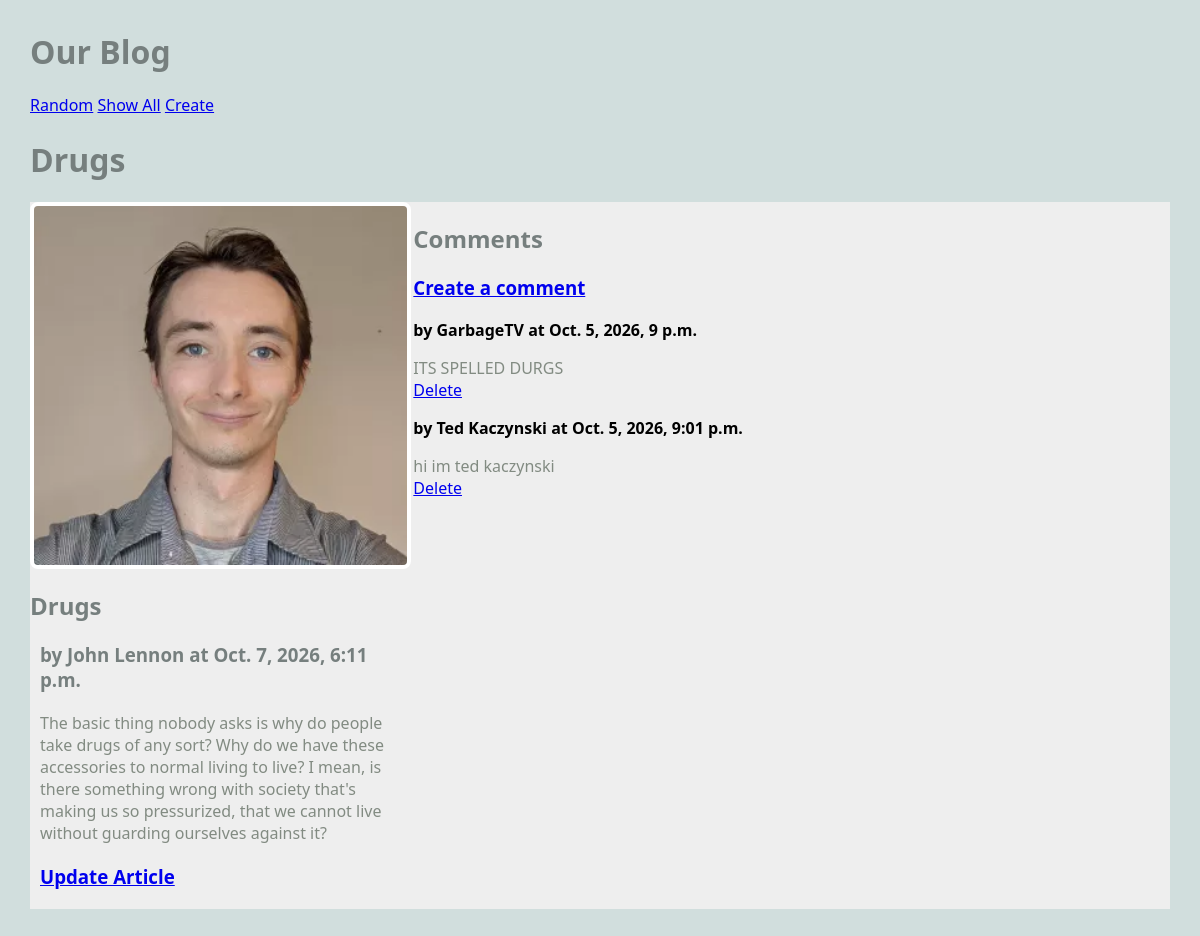
Screenshot of /blog/ with the database file from the repository.
### blog/models.py (models this page shows, shortened)
class Article(models.Model):
    title = models.TextField(blank=True)
    author = models.TextField(blank=True)
    text = models.TextField(blank=True)
    published = models.DateTimeField(auto_now=True)
    image_file = models.ImageField(blank=True)
    def get_all_comments(self):
        comments = Comment.objects.filter(article=self)
        return comments

class Comment(models.Model):
    article = models.ForeignKey(Article, on_delete=models.CASCADE)
    author = models.TextField(blank=False)
    text = models.TextField(blank=False)
    published = models.DateTimeField(auto_now=True)

### blog/views.py (the view)
# urls.py: path('', RandomArticleView.as_view(), name="random"),
class RandomArticleView(DetailView):
    model = Article
    template_name="blog/article.html"
    context_object_name = "article"
    def get_object(self):
        all_articles = Article.objects.all()
        article = random.choice(all_articles)
        return article

### blog/templates/blog/article.html
{% extends 'blog/base.html' %}
{% block content %}
<h1>{{article.title}}</h1>
<main class="grid-container">
    <article>
        {% if article.image_file %}
            <img src="{{article.image_file.url}}">
        {% else %}
            <h3>No image</h3>
        {% endif %}
        <div>
            <h2>{{article.title}}</h2>
            <h3>by {{article.author}} at {{article.published}}</h3>
            <p>{{article.text}}</p>
            <h3>
                <a href="{% url 'update_article' article.pk %}">Update Article</a>
            </h3>
        </div>
    </article>
    <div>
        <h2>Comments</h2>
        <h3>
            <a href="{% url 'create_comment' article.pk %}">Create a comment</a>
        </h3>
            {% for comment in article.get_all_comments %}
                <div>
                    <strong>by {{comment.author}} at {{comment.published}}</strong>
                    <p>
                        {{comment.text}}
                        <br>
                        <a href="{% url 'delete_comment' comment.pk %}">Delete</a>
                    </p>
                </div>
            {% endfor %}
    </div>
</main>
{% endblock %}

### static/blog/styles-blog.css (style rules this page uses)
body { margin: 30px; background: #d1dedd; font-family:'Segoe UI', Tahoma, Geneva, Verdana, sans-serif; }
h1, h2, h3 { color: #767f7e; }
p { color: #828b82; }
.grid-container { background: #eee; max-width: 900px; display: grid; grid-template-columns: repeat(3, 1fr); grid-gap: 10px; max-width: 1200px; margin: 20px auto; }
article img, article.featured img { width: 100%; border: 4px solid #fff; border-radius: 8px; }
article p, article h3 { margin: 20px 10px; }

### rows the page displays
Article: title "Drugs", image_file (picture), author "John Lennon", published "Oct. 7, 2026, 6:11 p.m.", text "The basic thing nobody asks is why do people take drugs of any sort? Why do we have these accessories to normal living to live? I mean, is there something wrong with society that's making us so pressurized, that we cannot live without guarding ourselves against it?"
Comment: author "GarbageTV", published "Oct. 5, 2026, 9 p.m.", text "ITS SPELLED DURGS"
Comment: author "Ted Kaczynski", published "Oct. 5, 2026, 9:01 p.m.", text "hi im ted kaczynski"
